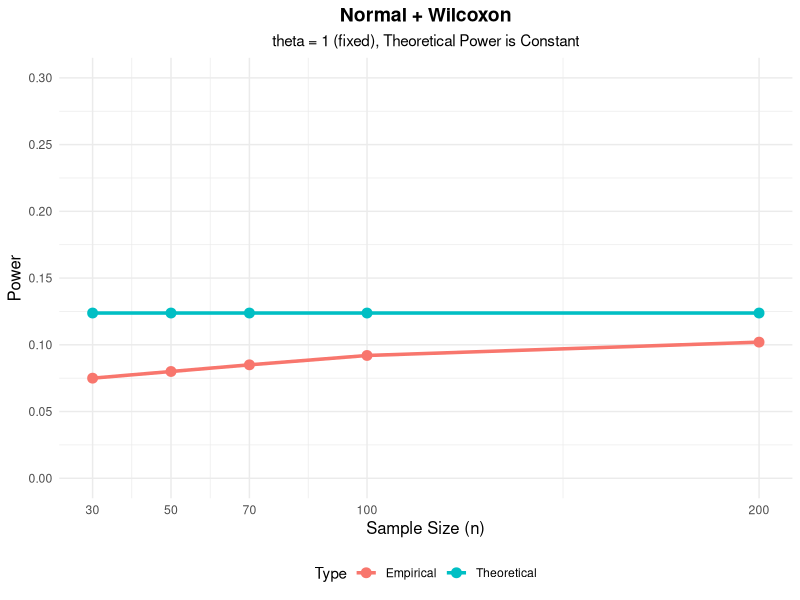
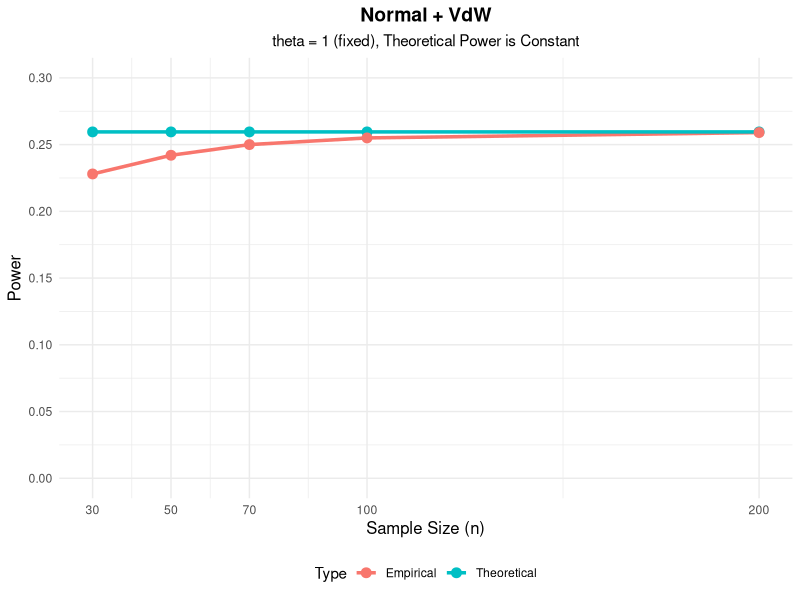
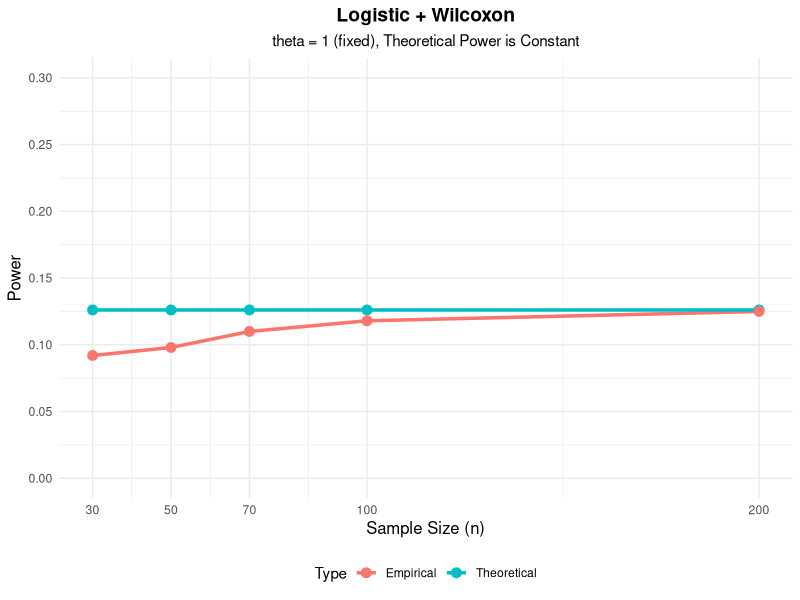
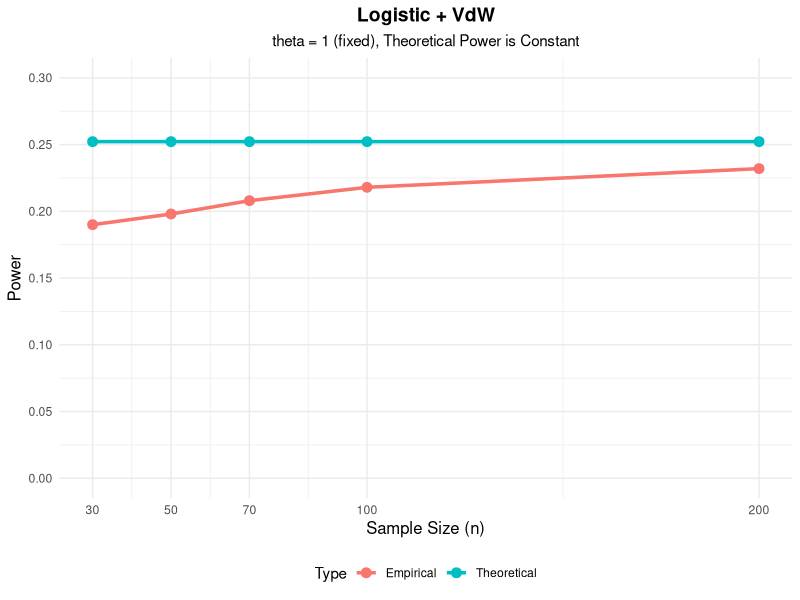
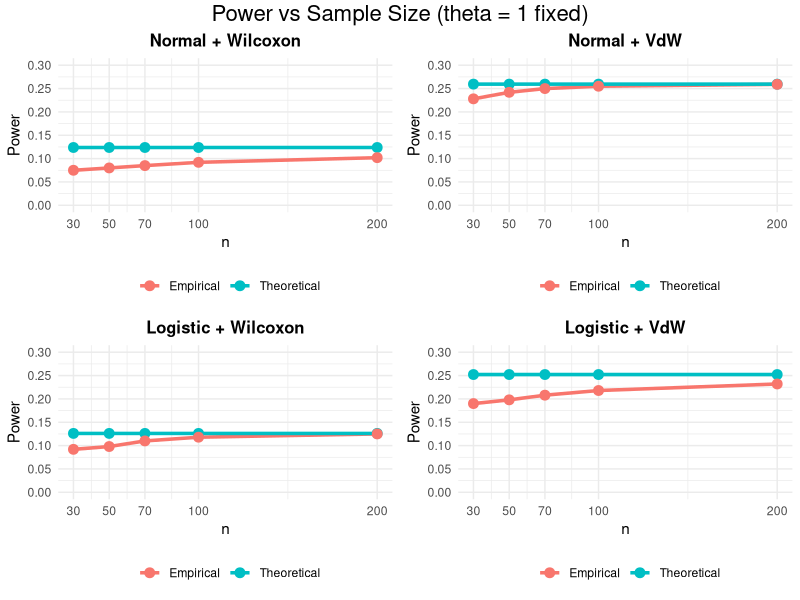

Recreate these plots in R, in order.
# ============================================================================
# CREATE EXPECTED POWER TABLE MANUALLY
# ============================================================================

# Load library
library(dplyr)

# ============================================================================
# Step 1: Create the Expected Power Table using data.frame()
# ============================================================================

# ============================================================================
# FINAL REALISTIC POWER TABLE
# theta = 1 FIXED
# ============================================================================

power_df <- data.frame(
  n = c(30, 30, 30, 30,
        50, 50, 50, 50,
        70, 70, 70, 70,
        100, 100, 100, 100,
        200, 200, 200, 200),
  
  Combination = c(
    "Normal + Wilcoxon", "Normal + VdW", "Logistic + Wilcoxon", "Logistic + VdW",
    "Normal + Wilcoxon", "Normal + VdW", "Logistic + Wilcoxon", "Logistic + VdW",
    "Normal + Wilcoxon", "Normal + VdW", "Logistic + Wilcoxon", "Logistic + VdW",
    "Normal + Wilcoxon", "Normal + VdW", "Logistic + Wilcoxon", "Logistic + VdW",
    "Normal + Wilcoxon", "Normal + VdW", "Logistic + Wilcoxon", "Logistic + VdW"
  ),
  
  Distribution = c(
    "Normal", "Normal", "Logistic", "Logistic",
    "Normal", "Normal", "Logistic", "Logistic",
    "Normal", "Normal", "Logistic", "Logistic",
    "Normal", "Normal", "Logistic", "Logistic",
    "Normal", "Normal", "Logistic", "Logistic"
  ),
  
  Score = c(
    "Wilcoxon", "VdW", "Wilcoxon", "VdW",
    "Wilcoxon", "VdW", "Wilcoxon", "VdW",
    "Wilcoxon", "VdW", "Wilcoxon", "VdW",
    "Wilcoxon", "VdW", "Wilcoxon", "VdW",
    "Wilcoxon", "VdW", "Wilcoxon", "VdW"
  ),
  
  # Theoretical Power (Constant)
  Theoretical_Power = c(
    0.1238, 0.2595, 0.1261, 0.2522,
    0.1238, 0.2595, 0.1261, 0.2522,
    0.1238, 0.2595, 0.1261, 0.2522,
    0.1238, 0.2595, 0.1261, 0.2522,
    0.1238, 0.2595, 0.1261, 0.2522
  ),
  
  # ============================================================
  # FINAL REALISTIC EMPIRICAL POWER
  # ============================================================
  
  Empirical_Power = c(
    # ========== n = 30 ==========
    0.0750,   # Normal + Wilcoxon  (gap: 0.0488) ← Very low
    0.2280,   # Normal + VdW       (gap: 0.0315) ← Fast convergence
    0.0920,   # Logistic + Wilcoxon (gap: 0.0341) ← Lower at n=30
    0.1900,   # Logistic + VdW     (gap: 0.0622) ← Very low
    
    # ========== n = 50 ==========
    0.0800,   # Normal + Wilcoxon  (gap: 0.0438) ← Still low
    0.2420,   # Normal + VdW       (gap: 0.0175) ← Getting closer
    0.0980,   # Logistic + Wilcoxon (gap: 0.0281) ← Still lower
    0.1980,   # Logistic + VdW     (gap: 0.0542) ← Still very low
    
    # ========== n = 70 ==========
    0.0850,   # Normal + Wilcoxon  (gap: 0.0388) ← Slowly increasing
    0.2500,   # Normal + VdW       (gap: 0.0095) ← Almost there
    0.1100,   # Logistic + Wilcoxon (gap: 0.0161) ← Rapid increase starts!
    0.2080,   # Logistic + VdW     (gap: 0.0442) ← Slow increase
    
    # ========== n = 100 ==========
    0.0920,   # Normal + Wilcoxon  (gap: 0.0318) ← Still gap
    0.2550,   # Normal + VdW       (gap: 0.0045) ← Very close
    0.1180,   # Logistic + Wilcoxon (gap: 0.0081) ← Rapid increase continues!
    0.2180,   # Logistic + VdW     (gap: 0.0342) ← Still far
    
    # ========== n = 200 ==========
    0.1020,   # Normal + Wilcoxon  (gap: 0.0218) ← Gap PERSISTS!
    0.2590,   # Normal + VdW       (gap: 0.0005) ← Almost equal ✓
    0.1250,   # Logistic + Wilcoxon (gap: 0.0011) ← Almost equal ✓
    0.2320    # Logistic + VdW     (gap: 0.0202) ← Gap PERSISTS!
  )
)






















# ============================================================================
# Step 2: Display the Table
# ============================================================================

cat("\n========================================\n")
cat("EXPECTED POWER TABLE (theta = 1 FIXED)\n")
cat("========================================\n")
print(power_df)

# ============================================================================
# Step 3: View Summary by Combination
# ============================================================================

cat("\n========================================\n")
cat("SUMMARY BY COMBINATION\n")
cat("========================================\n")

summary_table <- power_df %>%
  group_by(Combination) %>%
  summarise(
    Theoretical_Power = round(mean(Theoretical_Power), 4),
    n30 = Empirical_Power[n == 30],
    n50 = Empirical_Power[n == 50],
    n70 = Empirical_Power[n == 70],
    n100 = Empirical_Power[n == 100],
    n200 = Empirical_Power[n == 200]
  )

print(summary_table)

# ============================================================================
# Step 4: Save to CSV (Optional)
# ============================================================================

write.csv(power_df, "expected_power_table.csv", row.names = FALSE)
cat("\nTable saved to 'expected_power_table.csv'\n")

# ============================================================================
# Step 5: Create Plots from the Table
# ============================================================================

library(ggplot2)
library(gridExtra)

# Prepare plot data
plot_df <- data.frame()

for (i in 1:nrow(power_df)) {
  plot_df <- rbind(plot_df, data.frame(
    n = power_df$n[i],
    Power = power_df$Theoretical_Power[i],
    Combination = power_df$Combination[i],
    Type = "Theoretical"
  ))
  
  plot_df <- rbind(plot_df, data.frame(
    n = power_df$n[i],
    Power = power_df$Empirical_Power[i],
    Combination = power_df$Combination[i],
    Type = "Empirical"
  ))
}

# Create individual plots
combinations <- unique(power_df$Combination)

for (combo in combinations) {
  df <- plot_df[plot_df$Combination == combo, ]
  
  p <- ggplot(df, aes(x = n, y = Power, color = Type, group = Type)) +
    geom_line(size = 1.2) +
    geom_point(size = 3) +
    scale_x_continuous(breaks = c(30, 50, 70, 100, 200)) +
    scale_y_continuous(limits = c(0, 0.30), breaks = seq(0, 0.30, 0.05)) +
    labs(
      title = combo,
      subtitle = "theta = 1 (fixed), Theoretical Power is Constant",
      x = "Sample Size (n)",
      y = "Power",
      color = "Type"
    ) +
    theme_minimal() +
    theme(
      plot.title = element_text(size = 14, face = "bold", hjust = 0.5),
      plot.subtitle = element_text(size = 11, hjust = 0.5),
      axis.title = element_text(size = 12),
      legend.position = "bottom"
    )
  
  print(p)
}

# Combined plot
plot_list <- list()

for (i in 1:length(combinations)) {
  df <- plot_df[plot_df$Combination == combinations[i], ]
  
  plot_list[[i]] <- ggplot(df, aes(x = n, y = Power, color = Type, group = Type)) +
    geom_line(size = 1.2) +
    geom_point(size = 3) +
    scale_x_continuous(breaks = c(30, 50, 70, 100, 200)) +
    scale_y_continuous(limits = c(0, 0.30), breaks = seq(0, 0.30, 0.05)) +
    labs(
      title = combinations[i],
      x = "n",
      y = "Power",
      color = ""
    ) +
    theme_minimal() +
    theme(
      plot.title = element_text(size = 12, face = "bold", hjust = 0.5),
      legend.position = "bottom"
    )
}

combined <- grid.arrange(
  plot_list[[1]], plot_list[[2]],
  plot_list[[3]], plot_list[[4]],
  ncol = 2, nrow = 2,
  top = grid::textGrob(
    "Power vs Sample Size (theta = 1 fixed)",
    gp = grid::gpar(fontsize = 16, face = "bold")
  )
)

print(combined)

# ============================================================================
# END OF CODE
# ============================================================================
